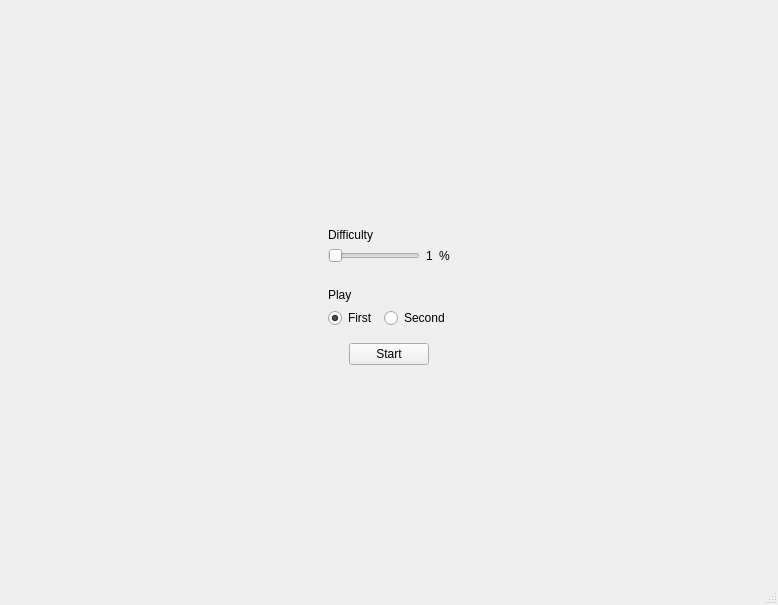
<?xml version="1.0" encoding="UTF-8"?>
<ui version="4.0">
 <class>MainWindow</class>
 <widget class="QMainWindow" name="MainWindow">
  <property name="geometry">
   <rect>
    <x>0</x>
    <y>0</y>
    <width>778</width>
    <height>605</height>
   </rect>
  </property>
  <property name="minimumSize">
   <size>
    <width>600</width>
    <height>200</height>
   </size>
  </property>
  <property name="windowTitle">
   <string>Welcome to Tic-Tac-Toe !</string>
  </property>
  <widget class="QWidget" name="centralwidget">
   <property name="sizePolicy">
    <sizepolicy hsizetype="Expanding" vsizetype="Expanding">
     <horstretch>0</horstretch>
     <verstretch>0</verstretch>
    </sizepolicy>
   </property>
   <property name="minimumSize">
    <size>
     <width>730</width>
     <height>0</height>
    </size>
   </property>
   <layout class="QVBoxLayout" name="verticalLayout_5">
    <item>
     <layout class="QVBoxLayout" name="verticalLayout_4">
      <item>
       <widget class="QStackedWidget" name="stacked">
        <property name="sizePolicy">
         <sizepolicy hsizetype="Expanding" vsizetype="Expanding">
          <horstretch>0</horstretch>
          <verstretch>0</verstretch>
         </sizepolicy>
        </property>
        <property name="currentIndex">
         <number>0</number>
        </property>
        <widget class="QWidget" name="configPage">
         <layout class="QVBoxLayout" name="verticalLayout_3">
          <item alignment="Qt::AlignHCenter|Qt::AlignVCenter">
           <widget class="QFrame" name="frame">
            <property name="maximumSize">
             <size>
              <width>400</width>
              <height>400</height>
             </size>
            </property>
            <property name="frameShape">
             <enum>QFrame::NoFrame</enum>
            </property>
            <property name="frameShadow">
             <enum>QFrame::Raised</enum>
            </property>
            <layout class="QVBoxLayout" name="verticalLayout_6">
             <item>
              <widget class="QFrame" name="frame_2">
               <property name="maximumSize">
                <size>
                 <width>16777215</width>
                 <height>100</height>
                </size>
               </property>
               <property name="frameShape">
                <enum>QFrame::NoFrame</enum>
               </property>
               <property name="frameShadow">
                <enum>QFrame::Raised</enum>
               </property>
               <layout class="QVBoxLayout" name="verticalLayout_7">
                <item>
                 <widget class="QLabel" name="label_2">
                  <property name="minimumSize">
                   <size>
                    <width>0</width>
                    <height>15</height>
                   </size>
                  </property>
                  <property name="text">
                   <string>Difficulty</string>
                  </property>
                 </widget>
                </item>
                <item>
                 <layout class="QHBoxLayout" name="horizontalLayout_4">
                  <item>
                   <widget class="QSlider" name="horizontalSlider">
                    <property name="minimumSize">
                     <size>
                      <width>0</width>
                      <height>15</height>
                     </size>
                    </property>
                    <property name="orientation">
                     <enum>Qt::Horizontal</enum>
                    </property>
                   </widget>
                  </item>
                  <item>
                   <widget class="QLabel" name="difficulty">
                    <property name="minimumSize">
                     <size>
                      <width>0</width>
                      <height>15</height>
                     </size>
                    </property>
                    <property name="text">
                     <string>1</string>
                    </property>
                   </widget>
                  </item>
                  <item>
                   <widget class="QLabel" name="label_13">
                    <property name="minimumSize">
                     <size>
                      <width>0</width>
                      <height>15</height>
                     </size>
                    </property>
                    <property name="text">
                     <string>%</string>
                    </property>
                   </widget>
                  </item>
                 </layout>
                </item>
               </layout>
              </widget>
             </item>
             <item>
              <widget class="QFrame" name="frame_3">
               <property name="maximumSize">
                <size>
                 <width>16777215</width>
                 <height>100</height>
                </size>
               </property>
               <property name="frameShape">
                <enum>QFrame::NoFrame</enum>
               </property>
               <property name="frameShadow">
                <enum>QFrame::Raised</enum>
               </property>
               <layout class="QVBoxLayout" name="verticalLayout_8">
                <item>
                 <widget class="QLabel" name="label_11">
                  <property name="minimumSize">
                   <size>
                    <width>0</width>
                    <height>15</height>
                   </size>
                  </property>
                  <property name="text">
                   <string>Play</string>
                  </property>
                 </widget>
                </item>
                <item>
                 <layout class="QHBoxLayout" name="horizontalLayout_3">
                  <item>
                   <widget class="QRadioButton" name="playFirst">
                    <property name="minimumSize">
                     <size>
                      <width>0</width>
                      <height>15</height>
                     </size>
                    </property>
                    <property name="text">
                     <string>First</string>
                    </property>
                    <property name="checked">
                     <bool>true</bool>
                    </property>
                    <attribute name="buttonGroup">
                     <string notr="true">buttonGroup_2</string>
                    </attribute>
                   </widget>
                  </item>
                  <item>
                   <widget class="QRadioButton" name="playSecond">
                    <property name="minimumSize">
                     <size>
                      <width>0</width>
                      <height>15</height>
                     </size>
                    </property>
                    <property name="text">
                     <string>Second</string>
                    </property>
                    <attribute name="buttonGroup">
                     <string notr="true">buttonGroup_2</string>
                    </attribute>
                   </widget>
                  </item>
                 </layout>
                </item>
               </layout>
              </widget>
             </item>
             <item alignment="Qt::AlignHCenter">
              <widget class="QPushButton" name="start">
               <property name="minimumSize">
                <size>
                 <width>60</width>
                 <height>0</height>
                </size>
               </property>
               <property name="maximumSize">
                <size>
                 <width>100</width>
                 <height>16777215</height>
                </size>
               </property>
               <property name="text">
                <string>Start</string>
               </property>
              </widget>
             </item>
            </layout>
           </widget>
          </item>
         </layout>
        </widget>
        <widget class="QWidget" name="gamePage">
         <layout class="QVBoxLayout" name="verticalLayout">
          <property name="sizeConstraint">
           <enum>QLayout::SetDefaultConstraint</enum>
          </property>
          <item>
           <layout class="QVBoxLayout" name="verticalLayout_2">
            <item>
             <layout class="QHBoxLayout" name="horizontalLayout">
              <item>
               <layout class="QGridLayout" name="gridLayout">
                <item row="1" column="4">
                 <widget class="Line" name="line_10">
                  <property name="orientation">
                   <enum>Qt::Horizontal</enum>
                  </property>
                 </widget>
                </item>
                <item row="4" column="1">
                 <widget class="Line" name="line_3">
                  <property name="orientation">
                   <enum>Qt::Vertical</enum>
                  </property>
                 </widget>
                </item>
                <item row="2" column="1">
                 <widget class="Line" name="line_2">
                  <property name="orientation">
                   <enum>Qt::Vertical</enum>
                  </property>
                 </widget>
                </item>
                <item row="0" column="3">
                 <widget class="Line" name="line_6">
                  <property name="orientation">
                   <enum>Qt::Vertical</enum>
                  </property>
                 </widget>
                </item>
                <item row="4" column="3">
                 <widget class="Line" name="line_4">
                  <property name="orientation">
                   <enum>Qt::Vertical</enum>
                  </property>
                 </widget>
                </item>
                <item row="2" column="3">
                 <widget class="Line" name="line_5">
                  <property name="orientation">
                   <enum>Qt::Vertical</enum>
                  </property>
                 </widget>
                </item>
                <item row="3" column="0">
                 <widget class="Line" name="line_7">
                  <property name="orientation">
                   <enum>Qt::Horizontal</enum>
                  </property>
                 </widget>
                </item>
                <item row="3" column="2">
                 <widget class="Line" name="line_8">
                  <property name="orientation">
                   <enum>Qt::Horizontal</enum>
                  </property>
                 </widget>
                </item>
                <item row="0" column="1">
                 <widget class="Line" name="line">
                  <property name="orientation">
                   <enum>Qt::Vertical</enum>
                  </property>
                 </widget>
                </item>
                <item row="1" column="2">
                 <widget class="Line" name="line_11">
                  <property name="orientation">
                   <enum>Qt::Horizontal</enum>
                  </property>
                 </widget>
                </item>
                <item row="3" column="4">
                 <widget class="Line" name="line_9">
                  <property name="orientation">
                   <enum>Qt::Horizontal</enum>
                  </property>
                 </widget>
                </item>
                <item row="1" column="0">
                 <widget class="Line" name="line_12">
                  <property name="orientation">
                   <enum>Qt::Horizontal</enum>
                  </property>
                 </widget>
                </item>
                <item row="0" column="0">
                 <widget class="QPushButton" name="map1">
                  <property name="font">
                   <font>
                    <pointsize>64</pointsize>
                   </font>
                  </property>
                  <property name="text">
                   <string>X</string>
                  </property>
                  <property name="flat">
                   <bool>true</bool>
                  </property>
                 </widget>
                </item>
                <item row="0" column="2">
                 <widget class="QPushButton" name="map2">
                  <property name="font">
                   <font>
                    <pointsize>64</pointsize>
                   </font>
                  </property>
                  <property name="text">
                   <string>X</string>
                  </property>
                  <property name="flat">
                   <bool>true</bool>
                  </property>
                 </widget>
                </item>
                <item row="0" column="4">
                 <widget class="QPushButton" name="map3">
                  <property name="font">
                   <font>
                    <pointsize>64</pointsize>
                   </font>
                  </property>
                  <property name="text">
                   <string>X</string>
                  </property>
                  <property name="flat">
                   <bool>true</bool>
                  </property>
                 </widget>
                </item>
                <item row="2" column="2">
                 <widget class="QPushButton" name="map5">
                  <property name="font">
                   <font>
                    <pointsize>64</pointsize>
                   </font>
                  </property>
                  <property name="text">
                   <string>X</string>
                  </property>
                  <property name="flat">
                   <bool>true</bool>
                  </property>
                 </widget>
                </item>
                <item row="2" column="4">
                 <widget class="QPushButton" name="map6">
                  <property name="font">
                   <font>
                    <pointsize>64</pointsize>
                   </font>
                  </property>
                  <property name="text">
                   <string>X</string>
                  </property>
                  <property name="flat">
                   <bool>true</bool>
                  </property>
                 </widget>
                </item>
                <item row="4" column="2">
                 <widget class="QPushButton" name="map8">
                  <property name="font">
                   <font>
                    <pointsize>64</pointsize>
                   </font>
                  </property>
                  <property name="text">
                   <string>X</string>
                  </property>
                  <property name="flat">
                   <bool>true</bool>
                  </property>
                 </widget>
                </item>
                <item row="2" column="0">
                 <widget class="QPushButton" name="map4">
                  <property name="font">
                   <font>
                    <pointsize>64</pointsize>
                   </font>
                  </property>
                  <property name="text">
                   <string>X</string>
                  </property>
                  <property name="flat">
                   <bool>true</bool>
                  </property>
                 </widget>
                </item>
                <item row="4" column="0">
                 <widget class="QPushButton" name="map7">
                  <property name="font">
                   <font>
                    <pointsize>64</pointsize>
                   </font>
                  </property>
                  <property name="text">
                   <string>X</string>
                  </property>
                  <property name="flat">
                   <bool>true</bool>
                  </property>
                 </widget>
                </item>
                <item row="4" column="4">
                 <widget class="QPushButton" name="map9">
                  <property name="font">
                   <font>
                    <pointsize>64</pointsize>
                   </font>
                  </property>
                  <property name="text">
                   <string>X</string>
                  </property>
                  <property name="flat">
                   <bool>true</bool>
                  </property>
                 </widget>
                </item>
               </layout>
              </item>
             </layout>
            </item>
            <item>
             <layout class="QHBoxLayout" name="horizontalLayout_2">
              <item>
               <widget class="QPushButton" name="restartButton">
                <property name="maximumSize">
                 <size>
                  <width>100</width>
                  <height>16777215</height>
                 </size>
                </property>
                <property name="text">
                 <string>Restart</string>
                </property>
               </widget>
              </item>
             </layout>
            </item>
           </layout>
          </item>
         </layout>
        </widget>
       </widget>
      </item>
     </layout>
    </item>
   </layout>
  </widget>
  <widget class="QMenuBar" name="menubar">
   <property name="geometry">
    <rect>
     <x>0</x>
     <y>0</y>
     <width>778</width>
     <height>37</height>
    </rect>
   </property>
  </widget>
  <widget class="QStatusBar" name="statusbar"/>
 </widget>
 <resources/>
 <connections/>
 <buttongroups>
  <buttongroup name="buttonGroup_2"/>
 </buttongroups>
</ui>
